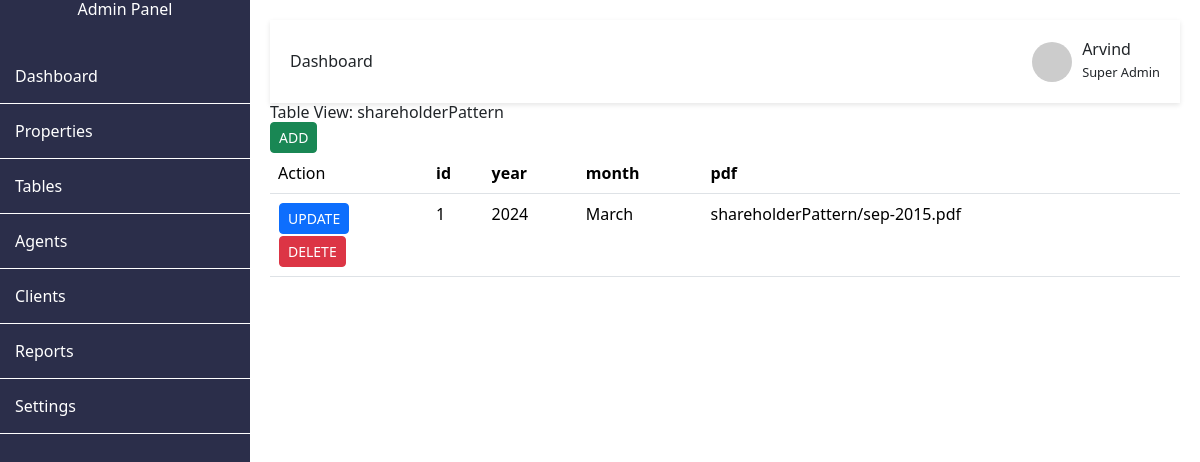
Screenshot of /administrator/views_table/shareholderPattern (signed in) with the database file from the repository.
### myapp/models.py (models this page shows)
class shareholderPattern(models.Model):
    year=models.CharField(max_length=10,default='')
    month=models.CharField(max_length=25,default='')
    pdf=models.FileField(upload_to="shareholderPattern/",blank=True,null='',default='')

### myapp/views.py (the view)
# urls.py: path("administrator/views_table/<str:name>", views.views_table, name="views_table"),
@login_required
def views_table(request, name):
    model = None
    try:
        model = apps.get_model('myapp', name)
    except LookupError:
        try:
            model = apps.get_model('api', name)
        except LookupError:
            return HttpResponse(f"No model found with name: {name}", status=404)
    tables_data = model.objects.all().values()  # Convert QuerySet to a list of dicts
    table_df = pd.DataFrame(list(tables_data))
    if table_df.empty:
        return HttpResponse(f"No data available for model: {name}", status=404)
    columns_name = table_df.columns.tolist()
    zipped_data = [zip(columns_name, obj.values()) for obj in tables_data]
    full_url = request.build_absolute_uri()
    last_url_word = full_url.rstrip('/').split('/')[-1]
    context = {
        "zipped_data": zipped_data,
        'last_url_word': last_url_word,
        'columns_name': columns_name,
    }
    return render(request, 'administrator/table_html.html', context)

### templates/administrator/table_html.html (shortened to what this page needs)
{% extends 'administrator/base.html' %}
{% block content %}
<h1>Table View: {{ last_url_word }}</h1>
<tr><td><a href="{% url 'add_table_data' last_url_word %}"><div class="btn btn-sm btn-success">ADD</div></a></td></tr>
<div style="overflow-x: scroll;">
    <table class="table">
        <thead>
            <tr>
                <td>Action</td>
                {% for col in columns_name %}
                    <th>{{ col }}</th>
                {% endfor %}
            </tr>
        </thead>
        <tbody>
            {% for row in zipped_data %}
                <tr>
                    {% for col,value in row %}
                        {% if col == "id" %}
                            <td><div style="float:none;">
                                <table>
                                    <tr><td><a href="{% url 'update_record' last_url_word value %}"><div class="btn btn-sm btn-primary">UPDATE</div></a></td></tr>
                                    <tr><td><a href="{% url 'delete_record' last_url_word value %}"><div class="btn btn-sm btn-danger">DELETE</div></a></td></tr>
                                </table>
                                </div>
                            </td>
                            <td>{{value}}</td>
                        {% elif col == "description" %}
                            <td class="description-cell" style="width:200px;">{{ value }}</td>
                        {% elif col == "picture" %}
                            <td><img src="../media/{{value}}" alt="image"></td>
                        {% else %}
                            <td>{{ value }}</td>
                        {% endif %}
                    {% endfor %}
                </tr>
            {% endfor %}
        </tbody>
    </table>
</div>
</body>
</html>
</html>
{% endblock content %}

### templates/administrator/base.html (shortened to what this page needs)
{% load static %}
<!DOCTYPE html>
<html lang="en">
<head>
    <link rel="stylesheet" href="{% static 'administrator.css' %}">
    <link href="{% static '../static/css/bootstrap.min.css' %}" rel="stylesheet">
    <link rel="stylesheet" href="https://cdnjs.cloudflare.com/ajax/libs/line-awesome/1.3.0/line-awesome/css/line-awesome.min.css">
</head>
<body onload="insert_brows_history()">
    <div class="sidebar">
        <h2>Admin Panel</h2>
        <ul>
            <li class="{{dashboard}}"><a href="{% url 'administrator' %}" >Dashboard</a></li>
            <li class="{{Properties}}"><a href="{% url 'properties' %}">Properties</a></li>
            <li class="{{Agents}}"><a href="{% url 'tables' %}">Tables</a></li>
            <li class="{{Agents}}"><a href="#">Agents</a></li>
            <li class="{{Clients}}"><a href="#">Clients</a></li>
            <li class="{{Reports}}"><a href="#">Reports</a></li>
            <li class="{{Settings}}"><a href="#">Settings</a></li>
        </ul>
    </div>
    <div class="main-content">
        <header>
            <h1>Dashboard</h1>
            <div class="user-wrapper">
                <img src="https://via.placeholder.com/40" alt="Admin">
                <div>
                    <h4>{{ user.username }}</h4>
                    <small>Super Admin</small>
                </div>
            </div>
        </header>
        <main>
            {% block content %}
            {% endblock content%}
    <script src="https://cdn.tailwindcss.com"></script>
</body>
</html>

### static/administrator.css (style rules this page uses)
body { background-color: #f8f9fa; }
.btn-primary { background-color: #007bff; border-color: #007bff; }
body { font-family: 'Arial', sans-serif; background: #f4f4f9; margin: 0; padding: 0; display: flex; }
.sidebar { width: 250px; background: #2b2e4a; color: #fff; height: 100vh; position: fixed; }
.sidebar h2 { text-align: center; margin-bottom: 30px; }
.sidebar ul { list-style: none; padding: 0; }
.sidebar ul li { padding: 15px; border-bottom: 1px solid #fff; }
.sidebar ul li a { color: #fff; text-decoration: none; display: block; }
.main-content { margin-left: 250px; padding: 20px; width: calc(100% - 250px); }
header { display: flex; justify-content: space-between; align-items: center; background: #fff; padding: 20px; box-shadow: 0 2px 5px rgba(0, 0, 0, 0.1); }
header h1 { margin: 0; }
.user-wrapper { display: flex; align-items: center; }
.user-wrapper img { border-radius: 50%; margin-right: 10px; }

### rows the page displays
shareholderPattern: row "2024" "March" "shareholderPattern/sep-2015.pdf"

### other values shown
{{ user.username }} "Arvind"
{{ last_url_word }} "shareholderPattern"
{{ col }} "id" "year" "month" "pdf"
{{ value }} "1"
